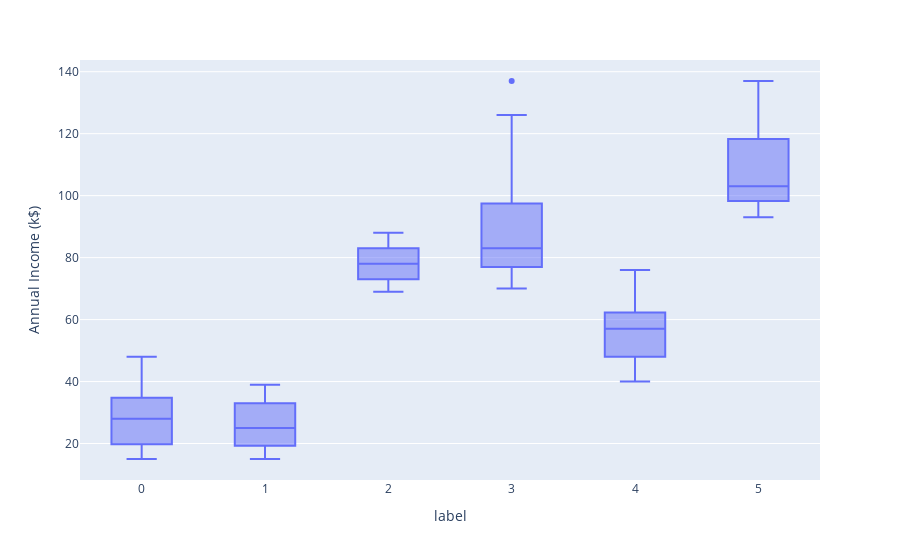

Here is the notebook cell this chart was saved with:
### Code cell
px.box(data_frame=df, x='label', y='Annual Income (k$)')

### Figure 1 — Plotly figure (JSON) as saved in the notebook; plotly's stock layout.template omitted (floating-point values rounded to 4 significant figures; data arrays with more than 128 entries replaced by an {"elided": "..."} marker saying what was removed)
{"data": [{"alignmentgroup": "True", "hovertemplate": "label=%{x}<br>Annual Income (k$)=%{y}<extra></extra>", "legendgroup": "", "marker": {"color": "#636efa"}, "name": "", "notched": false, "offsetgroup": "", "orientation": "v", "showlegend": false, "type": "box", "x": {"elided": "200 int values"}, "x0": " ", "xaxis": "x", "y": {"elided": "200 int values"}, "y0": " ", "yaxis": "y"}], "layout": {"boxmode": "group", "legend": {"tracegroupgap": 0}, "margin": {"t": 60}, "xaxis": {"anchor": "y", "domain": [0, 1], "title": {"text": "label"}}, "yaxis": {"anchor": "x", "domain": [0, 1], "title": {"text": "Annual Income (k$)"}}}}
